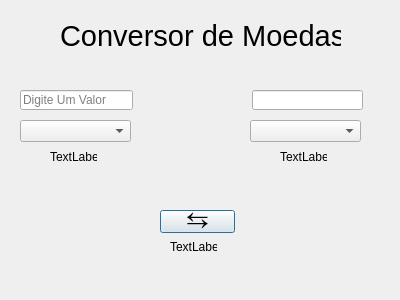
<?xml version="1.0" encoding="UTF-8"?>
<ui version="4.0">
 <class>Dialog</class>
 <widget class="QDialog" name="Dialog">
  <property name="geometry">
   <rect>
    <x>0</x>
    <y>0</y>
    <width>400</width>
    <height>300</height>
   </rect>
  </property>
  <property name="windowTitle">
   <string>Dialog</string>
  </property>
  <widget class="QLineEdit" name="lineEdit">
   <property name="geometry">
    <rect>
     <x>20</x>
     <y>90</y>
     <width>113</width>
     <height>20</height>
    </rect>
   </property>
   <property name="inputMask">
    <string/>
   </property>
   <property name="placeholderText">
    <string>Digite Um Valor</string>
   </property>
  </widget>
  <widget class="QPushButton" name="pushButton">
   <property name="geometry">
    <rect>
     <x>160</x>
     <y>210</y>
     <width>75</width>
     <height>23</height>
    </rect>
   </property>
   <property name="font">
    <font>
     <pointsize>20</pointsize>
    </font>
   </property>
   <property name="text">
    <string>⇆</string>
   </property>
  </widget>
  <widget class="QLabel" name="label">
   <property name="geometry">
    <rect>
     <x>50</x>
     <y>150</y>
     <width>47</width>
     <height>13</height>
    </rect>
   </property>
   <property name="text">
    <string>TextLabel</string>
   </property>
  </widget>
  <widget class="QLabel" name="label_3">
   <property name="geometry">
    <rect>
     <x>170</x>
     <y>240</y>
     <width>47</width>
     <height>13</height>
    </rect>
   </property>
   <property name="text">
    <string>TextLabel</string>
   </property>
  </widget>
  <widget class="QComboBox" name="comboBox">
   <property name="geometry">
    <rect>
     <x>20</x>
     <y>120</y>
     <width>111</width>
     <height>22</height>
    </rect>
   </property>
  </widget>
  <widget class="QComboBox" name="comboBox_2">
   <property name="geometry">
    <rect>
     <x>250</x>
     <y>120</y>
     <width>111</width>
     <height>22</height>
    </rect>
   </property>
  </widget>
  <widget class="QLineEdit" name="lineEdit_2">
   <property name="geometry">
    <rect>
     <x>252</x>
     <y>90</y>
     <width>111</width>
     <height>20</height>
    </rect>
   </property>
   <property name="readOnly">
    <bool>true</bool>
   </property>
  </widget>
  <widget class="QLabel" name="label_2">
   <property name="geometry">
    <rect>
     <x>280</x>
     <y>150</y>
     <width>47</width>
     <height>13</height>
    </rect>
   </property>
   <property name="text">
    <string>TextLabel</string>
   </property>
  </widget>
  <widget class="QLabel" name="label_4">
   <property name="geometry">
    <rect>
     <x>60</x>
     <y>20</y>
     <width>281</width>
     <height>31</height>
    </rect>
   </property>
   <property name="font">
    <font>
     <pointsize>22</pointsize>
    </font>
   </property>
   <property name="text">
    <string>Conversor de Moedas</string>
   </property>
  </widget>
 </widget>
 <resources/>
 <connections/>
</ui>
